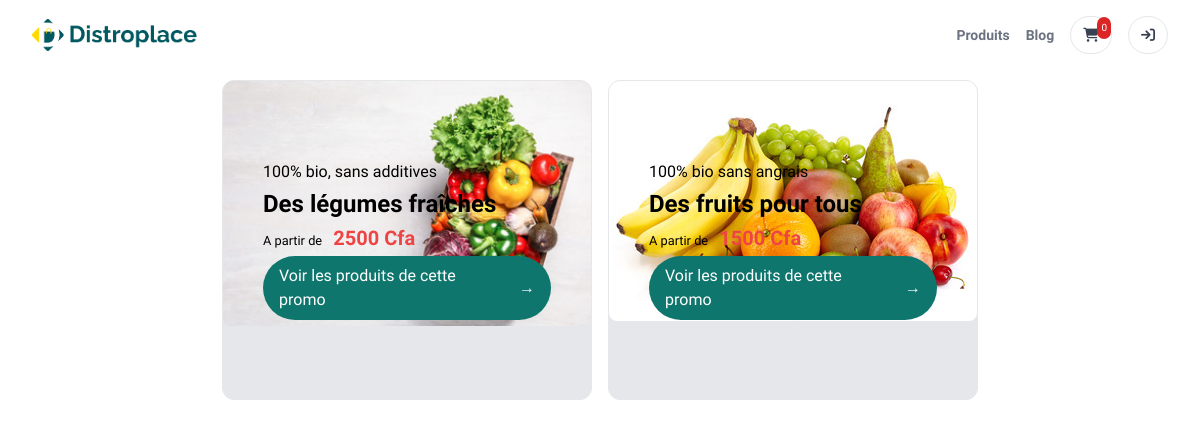
Page /promotions/ on the committed database.
### base/models.py (models this page shows, shortened)
class Promotion(models.Model):
    title = models.CharField(max_length=255, default='')
    catch_phrase = models.TextField(default='')
    price = models.PositiveBigIntegerField(default=0)
    timestamp = models.DateTimeField(auto_now=True)
    products = models.ManyToManyField(
        Product, related_name='promotions', blank=True)
    image = models.ImageField(
        upload_to='store/blogposts/', blank=True, null=True)
    is_active = models.BooleanField(default=True)

### base/views.py (the view)
# urls.py: path('promotions/', promotions, name='promotions'),
def promotions(req):
    promotions = Promotion.objects.filter(
        is_active=True).order_by('-timestamp')
    context = {
        "promotions_page": "active",
        'title': 'Promotions',
        'promotions': promotions,
    }
    return render(req, 'base/promotions.html', context)

### store/cart.py (called while the page is built)
    def __len__(self):
        return sum(item['quantity'] for item in self.cart.values())

### store/context_processors.py (called while the page is built)
def cart(request):
    return {'cart': Cart(request)}

### utils.py (called while the page is built)
def h_encode(id):
    return hashids.encode(id)

    def to_url(self, value):
        return h_encode(value)

### base/templates/base/promotions.html
{% extends 'main.html' %} {% load static %} {% block content %}
<div class="flex flex-col justify-between gap-8">
  <section class="px-4 lg:px-8 max-w-7xl mx-auto grid lg:grid-cols-2 gap-4">
    {% for obj in promotions %}
    <div
      class="relative bg-gray-200 h-80 w-full border rounded-xl overflow-hidden"
    >
      {% if obj.image %}
      <img
        src="{{ obj.image.url }}"
        alt="{{ obj.name }}"
        class="w-full object-contain rounded-lg"
      />
      {% else %}
      <img
        src="{% static 'imgs/hero_2.webp' %}"
        alt="image"
        class="w-full object-contain rounded-lg"
      />
      {% endif %}
      <article
        class="p-6 lg:p-10 absolute top-0 right-0 w-full h-full flex flex-col justify-center gap-1 z-5"
      >
        <span>{{ obj.catch_phrase}}</span>
        <h2 class="text-black font-bold text-2xl">{{ obj.title }}</h2>
        <small>
          A partir de
          <span class="text-red-500 font-bold text-xl ml-2"
            >{{ obj.price }} Cfa</span
          >
        </small>
        <a
          href="{% url 'promo_details' obj.id %}"
          class="w-fit bg-teal-700 hover:bg-teal-900 rounded-full py-2 px-4 text-white flex items-center gap-4"
        >
          Voir les produits de cette promo <span> &rarr; </span>
        </a>
      </article>
    </div>
    {% endfor %}
  </section>
</div>
{% endblock %}

### templates/main.html (style rules this page uses)
body { font-family: "Helvetica", sans-serif; }

### rows in the picture
Promotion: image (picture), catch_phrase "100% bio, sans additives", title "Des légumes fraîches", price "2500"
Promotion: image (picture), catch_phrase "100% bio sans angrais", title "Des fruits pour tous", price "1500"

### other values in the picture
{{ cart|length }} "0"
